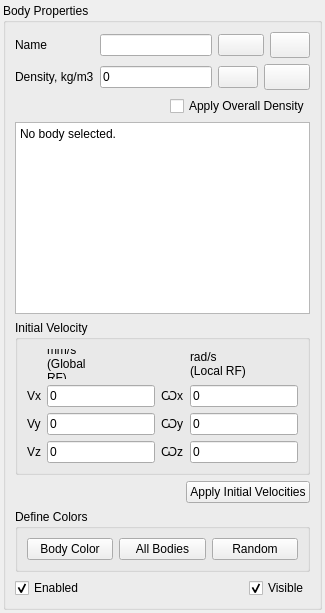
       <widget class="QWidget" name="pageBody">
        <layout class="QVBoxLayout" name="verticalLayout_4">
         <property name="leftMargin">
          <number>3</number>
         </property>
         <property name="topMargin">
          <number>3</number>
         </property>
         <property name="rightMargin">
          <number>3</number>
         </property>
         <property name="bottomMargin">
          <number>3</number>
         </property>
         <item>
          <widget class="QGroupBox" name="grbBodyProperties">
           <property name="minimumSize">
            <size>
             <width>150</width>
             <height>0</height>
            </size>
           </property>
           <property name="title">
            <string>Body Properties</string>
           </property>
           <layout class="QVBoxLayout" name="verticalLayout_3">
            <item>
             <layout class="QGridLayout" name="gridLayout">
              <item row="0" column="0">
               <widget class="QLabel" name="label">
                <property name="text">
                 <string>Name</string>
                </property>
               </widget>
              </item>
              <item row="0" column="1">
               <widget class="QLineEdit" name="EditName">
                <property name="readOnly">
                 <bool>true</bool>
                </property>
               </widget>
              </item>
              <item row="0" column="2" colspan="2">
               <widget class="QPushButton" name="btnRenameBody">
                <property name="toolTip">
                 <string>Rename the Body</string>
                </property>
                <property name="text">
                 <string/>
                </property>
                <property name="icon">
                 <iconset theme="QIcon::ThemeIcon::DocumentProperties"/>
                </property>
               </widget>
              </item>
              <item row="0" column="4">
               <widget class="QPushButton" name="btnDeleteBody">
                <property name="minimumSize">
                 <size>
                  <width>36</width>
                  <height>26</height>
                 </size>
                </property>
                <property name="toolTip">
                 <string>Delete Body</string>
                </property>
                <property name="text">
                 <string/>
                </property>
                <property name="icon">
                 <iconset theme="QIcon::ThemeIcon::EditDelete"/>
                </property>
               </widget>
              </item>
              <item row="1" column="0">
               <widget class="QLabel" name="label_2">
                <property name="text">
                 <string>Density, kg/m3</string>
                </property>
                <property name="wordWrap">
                 <bool>true</bool>
                </property>
               </widget>
              </item>
              <item row="1" column="1">
               <widget class="QLineEdit" name="EditDensity">
                <property name="toolTip">
                 <string>&lt;html&gt;&lt;head/&gt;&lt;body&gt;&lt;p&gt;Define the Body Density, kg/m3&lt;/p&gt;&lt;/body&gt;&lt;/html&gt;</string>
                </property>
                <property name="text">
                 <string>0</string>
                </property>
               </widget>
              </item>
              <item row="1" column="2">
               <widget class="QPushButton" name="btnUpdateBody">
                <property name="toolTip">
                 <string>&lt;html&gt;&lt;head/&gt;&lt;body&gt;&lt;p&gt;Apply the Body Density&lt;/p&gt;&lt;/body&gt;&lt;/html&gt;</string>
                </property>
                <property name="text">
                 <string/>
                </property>
                <property name="icon">
                 <iconset theme="QIcon::ThemeIcon::SyncSynchronizing"/>
                </property>
               </widget>
              </item>
              <item row="1" column="3" colspan="2">
               <widget class="QPushButton" name="btnCopyBody">
                <property name="minimumSize">
                 <size>
                  <width>36</width>
                  <height>26</height>
                 </size>
                </property>
                <property name="toolTip">
                 <string>Create the Copy of the selected Body</string>
                </property>
                <property name="text">
                 <string/>
                </property>
                <property name="icon">
                 <iconset theme="QIcon::ThemeIcon::EditCopy"/>
                </property>
               </widget>
              </item>
             </layout>
            </item>
            <item>
             <layout class="QGridLayout" name="gridLayout_48">
              <item row="0" column="0">
               <spacer name="horizontalSpacer_17">
                <property name="orientation">
                 <enum>Qt::Orientation::Horizontal</enum>
                </property>
                <property name="sizeHint" stdset="0">
                 <size>
                  <width>40</width>
                  <height>20</height>
                 </size>
                </property>
               </spacer>
              </item>
              <item row="0" column="1">
               <widget class="QCheckBox" name="chkApplyAllDensity">
                <property name="toolTip">
                 <string>&lt;html&gt;&lt;head/&gt;&lt;body&gt;&lt;p&gt;If checked, the specified Density will be applied to all Bodies, and the Mass properties will be recalculated&lt;/p&gt;&lt;/body&gt;&lt;/html&gt;</string>
                </property>
                <property name="text">
                 <string>Apply Overall Density</string>
                </property>
               </widget>
              </item>
             </layout>
            </item>
            <item>
             <widget class="QTextBrowser" name="txbBodyProperties">
              <property name="minimumSize">
               <size>
                <width>150</width>
                <height>100</height>
               </size>
              </property>
              <property name="html">
               <string>&lt;!DOCTYPE HTML PUBLIC &quot;-//W3C//DTD HTML 4.0//EN&quot; &quot;http://www.w3.org/TR/REC-html40/strict.dtd&quot;&gt;
&lt;html&gt;&lt;head&gt;&lt;meta name=&quot;qrichtext&quot; content=&quot;1&quot; /&gt;&lt;meta charset=&quot;utf-8&quot; /&gt;&lt;style type=&quot;text/css&quot;&gt;
p, li { white-space: pre-wrap; }
hr { height: 1px; border-width: 0; }
li.unchecked::marker { content: &quot;\2610&quot;; }
li.checked::marker { content: &quot;\2612&quot;; }
&lt;/style&gt;&lt;/head&gt;&lt;body style=&quot; font-family:'Segoe UI'; font-size:9pt; font-weight:400; font-style:normal;&quot;&gt;
&lt;p style=&quot; margin-top:0px; margin-bottom:0px; margin-left:0px; margin-right:0px; -qt-block-indent:0; text-indent:0px;&quot;&gt;No body selected.&lt;/p&gt;&lt;/body&gt;&lt;/html&gt;</string>
              </property>
             </widget>
            </item>
            <item>
             <widget class="QGroupBox" name="grbInitialVelocities">
              <property name="title">
               <string>Initial Velocity</string>
              </property>
              <layout class="QHBoxLayout" name="horizontalLayout_6">
               <item>
                <layout class="QGridLayout" name="gridLayout_68">
                 <item row="0" column="1">
                  <widget class="QLabel" name="label_112">
                   <property name="minimumSize">
                    <size>
                     <width>0</width>
                     <height>30</height>
                    </size>
                   </property>
                   <property name="maximumSize">
                    <size>
                     <width>60</width>
                     <height>16777215</height>
                    </size>
                   </property>
                   <property name="text">
                    <string>mm/s (Global RF)</string>
                   </property>
                   <property name="wordWrap">
                    <bool>true</bool>
                   </property>
                  </widget>
                 </item>
                 <item row="1" column="0">
                  <widget class="QLabel" name="label_115">
                   <property name="text">
                    <string>Vx</string>
                   </property>
                  </widget>
                 </item>
                 <item row="1" column="1">
                  <widget class="QLineEdit" name="Edit_Vx0">
                   <property name="toolTip">
                    <string>&lt;html&gt;&lt;head/&gt;&lt;body&gt;&lt;p&gt;Define the Vx component of the initial Body velocity (at time: t=0)&lt;/p&gt;&lt;/body&gt;&lt;/html&gt;</string>
                   </property>
                   <property name="text">
                    <string>0</string>
                   </property>
                  </widget>
                 </item>
                 <item row="2" column="0">
                  <widget class="QLabel" name="label_116">
                   <property name="text">
                    <string>Vy</string>
                   </property>
                  </widget>
                 </item>
                 <item row="2" column="1">
                  <widget class="QLineEdit" name="Edit_Vy0">
                   <property name="toolTip">
                    <string>Define the Vy component of the initial Body velocity (at time: t=0)</string>
                   </property>
                   <property name="text">
                    <string>0</string>
                   </property>
                  </widget>
                 </item>
                 <item row="3" column="0">
                  <widget class="QLabel" name="label_117">
                   <property name="text">
                    <string>Vz</string>
                   </property>
                  </widget>
                 </item>
                 <item row="3" column="1">
                  <widget class="QLineEdit" name="Edit_Vz0">
                   <property name="toolTip">
                    <string>Define the Vz component of the initial Body velocity (at time: t=0)</string>
                   </property>
                   <property name="text">
                    <string>0</string>
                   </property>
                  </widget>
                 </item>
                </layout>
               </item>
               <item>
                <layout class="QGridLayout" name="gridLayout_69">
                 <item row="0" column="1">
                  <widget class="QLabel" name="label_114">
                   <property name="minimumSize">
                    <size>
                     <width>0</width>
                     <height>30</height>
                    </size>
                   </property>
                   <property name="maximumSize">
                    <size>
                     <width>60</width>
                     <height>16777215</height>
                    </size>
                   </property>
                   <property name="text">
                    <string>rad/s (Local RF)</string>
                   </property>
                   <property name="wordWrap">
                    <bool>true</bool>
                   </property>
                  </widget>
                 </item>
                 <item row="1" column="0">
                  <widget class="QLabel" name="label_118">
                   <property name="text">
                    <string>Ѡx</string>
                   </property>
                  </widget>
                 </item>
                 <item row="1" column="1">
                  <widget class="QLineEdit" name="Edit_Wx0">
                   <property name="toolTip">
                    <string>&lt;html&gt;&lt;head/&gt;&lt;body&gt;&lt;p&gt;Define the Ѡx component of the initial Body angular velocity (at time: t=0)&lt;/p&gt;&lt;/body&gt;&lt;/html&gt;</string>
                   </property>
                   <property name="text">
                    <string>0</string>
                   </property>
                  </widget>
                 </item>
                 <item row="2" column="0">
                  <widget class="QLabel" name="label_120">
                   <property name="text">
                    <string>Ѡy</string>
                   </property>
                  </widget>
                 </item>
                 <item row="2" column="1">
                  <widget class="QLineEdit" name="Edit_Wy0">
                   <property name="toolTip">
                    <string>&lt;html&gt;&lt;head/&gt;&lt;body&gt;&lt;p&gt;Define the Ѡy component of the initial Body angular velocity (at time: t=0)&lt;/p&gt;&lt;/body&gt;&lt;/html&gt;</string>
                   </property>
                   <property name="text">
                    <string>0</string>
                   </property>
                  </widget>
                 </item>
                 <item row="3" column="0">
                  <widget class="QLabel" name="label_119">
                   <property name="text">
                    <string>Ѡz</string>
                   </property>
                  </widget>
                 </item>
                 <item row="3" column="1">
                  <widget class="QLineEdit" name="Edit_Wz0">
                   <property name="toolTip">
                    <string>&lt;html&gt;&lt;head/&gt;&lt;body&gt;&lt;p&gt;Define the Ѡz component of the initial Body angular velocity (at time: t=0)&lt;/p&gt;&lt;/body&gt;&lt;/html&gt;</string>
                   </property>
                   <property name="text">
                    <string>0</string>
                   </property>
                  </widget>
                 </item>
                </layout>
               </item>
              </layout>
             </widget>
            </item>
            <item>
             <layout class="QGridLayout" name="gridLayout_67">
              <item row="0" column="0">
               <spacer name="horizontalSpacer_25">
                <property name="orientation">
                 <enum>Qt::Orientation::Horizontal</enum>
                </property>
                <property name="sizeHint" stdset="0">
                 <size>
                  <width>40</width>
                  <height>20</height>
                 </size>
                </property>
               </spacer>
              </item>
              <item row="0" column="1">
               <widget class="QPushButton" name="btnAssignVelocities">
                <property name="toolTip">
                 <string>&lt;html&gt;&lt;head/&gt;&lt;body&gt;&lt;p&gt;Apply the initial Body Velocities (at time: t=0)&lt;/p&gt;&lt;/body&gt;&lt;/html&gt;</string>
                </property>
                <property name="text">
                 <string>Apply Initial Velocities</string>
                </property>
               </widget>
              </item>
             </layout>
            </item>
            <item>
             <widget class="QGroupBox" name="grbDefineColors">
              <property name="maximumSize">
               <size>
                <width>2000</width>
                <height>16777215</height>
               </size>
              </property>
              <property name="title">
               <string>Define Colors</string>
              </property>
              <layout class="QHBoxLayout" name="horizontalLayout_3">
               <item>
                <widget class="QPushButton" name="btnColorPicker">
                 <property name="toolTip">
                  <string>Change the Body Color</string>
                 </property>
                 <property name="text">
                  <string>Body Color</string>
                 </property>
                </widget>
               </item>
               <item>
                <widget class="QPushButton" name="btnColorAllBodies">
                 <property name="toolTip">
                  <string>Change the Color of All Bodies</string>
                 </property>
                 <property name="text">
                  <string>All Bodies</string>
                 </property>
                </widget>
               </item>
               <item>
                <widget class="QPushButton" name="btnRandomColor">
                 <property name="toolTip">
                  <string>Apply a random Color to all Bodies</string>
                 </property>
                 <property name="text">
                  <string>Random</string>
                 </property>
                </widget>
               </item>
              </layout>
             </widget>
            </item>
            <item>
             <layout class="QHBoxLayout" name="horizontalLayout_4">
              <item>
               <widget class="QCheckBox" name="chkEnabled">
                <property name="toolTip">
                 <string>&lt;html&gt;&lt;head/&gt;&lt;body&gt;&lt;p&gt;Enable/disable selected Body in the Simulation&lt;/p&gt;&lt;/body&gt;&lt;/html&gt;</string>
                </property>
                <property name="text">
                 <string>Enabled</string>
                </property>
                <property name="checked">
                 <bool>true</bool>
                </property>
               </widget>
              </item>
              <item>
               <spacer name="horizontalSpacer_26">
                <property name="orientation">
                 <enum>Qt::Orientation::Horizontal</enum>
                </property>
                <property name="sizeHint" stdset="0">
                 <size>
                  <width>40</width>
                  <height>20</height>
                 </size>
                </property>
               </spacer>
              </item>
              <item>
               <widget class="QCheckBox" name="chkVisible">
                <property name="toolTip">
                 <string>Hide/unhide selected Body</string>
                </property>
                <property name="text">
                 <string>Visible</string>
                </property>
                <property name="checked">
                 <bool>true</bool>
                </property>
               </widget>
              </item>
             </layout>
            </item>
           </layout>
          </widget>
         </item>
        </layout>
       </widget>
